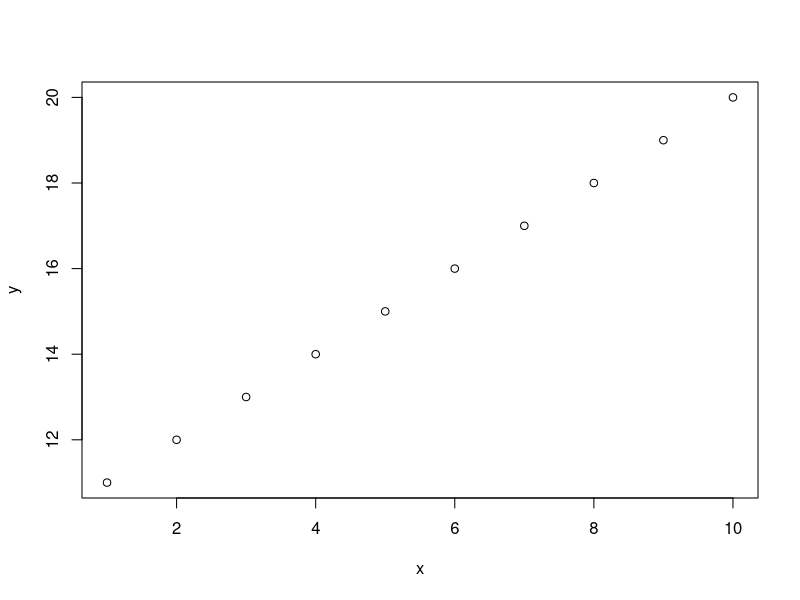
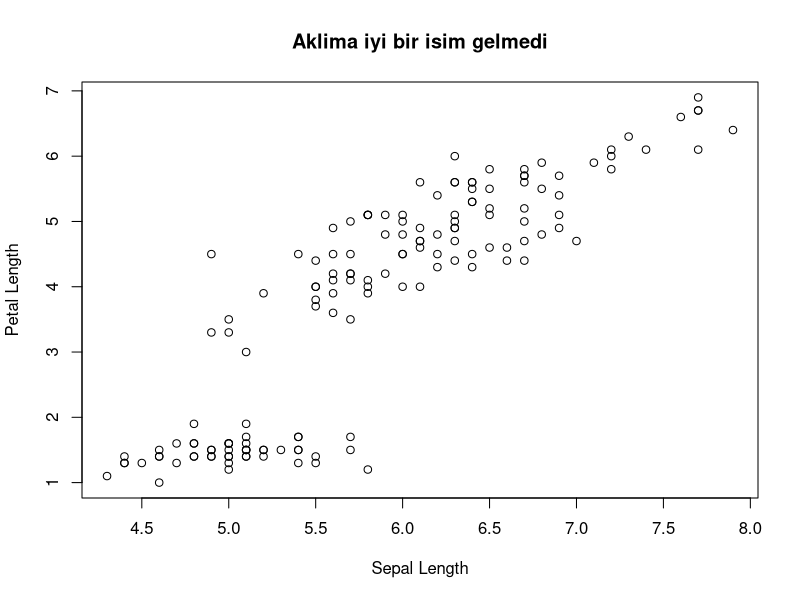
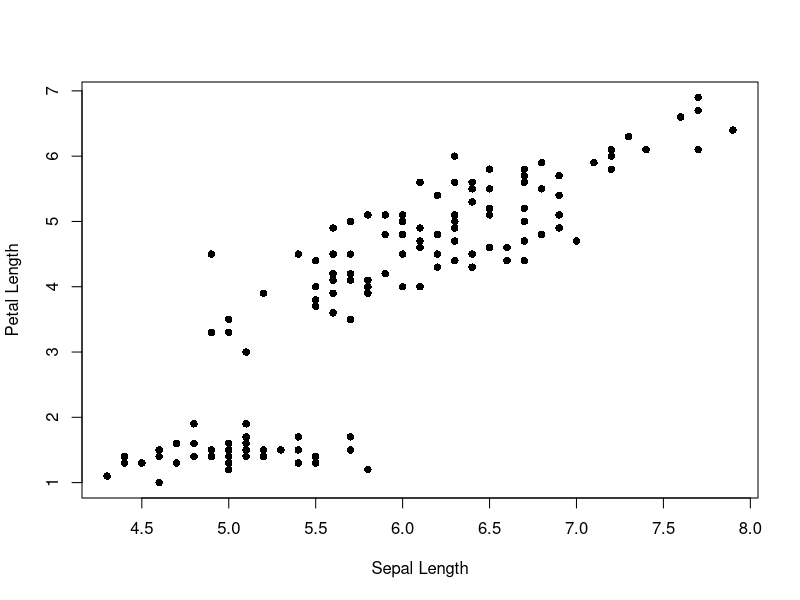
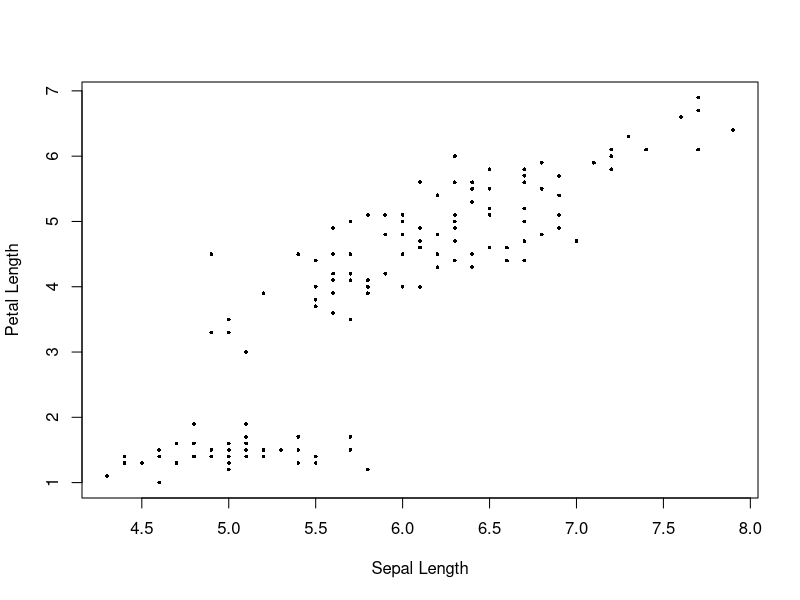
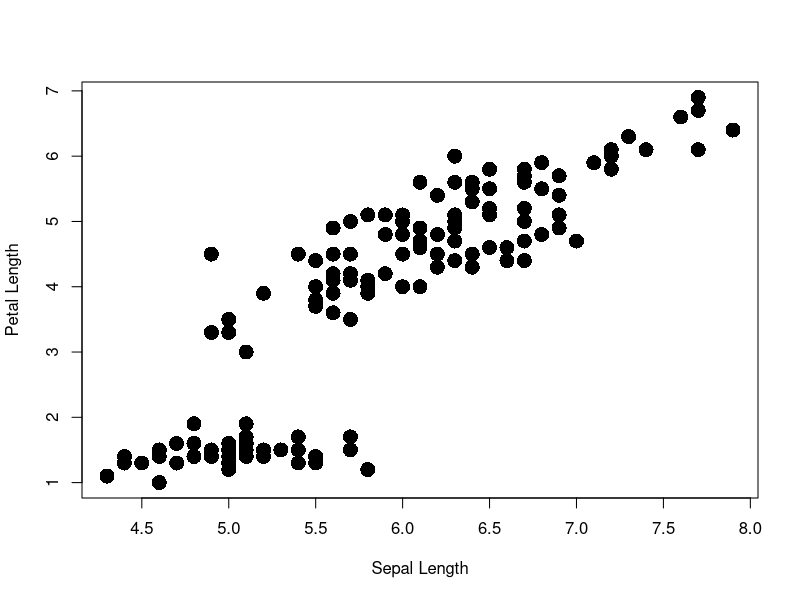
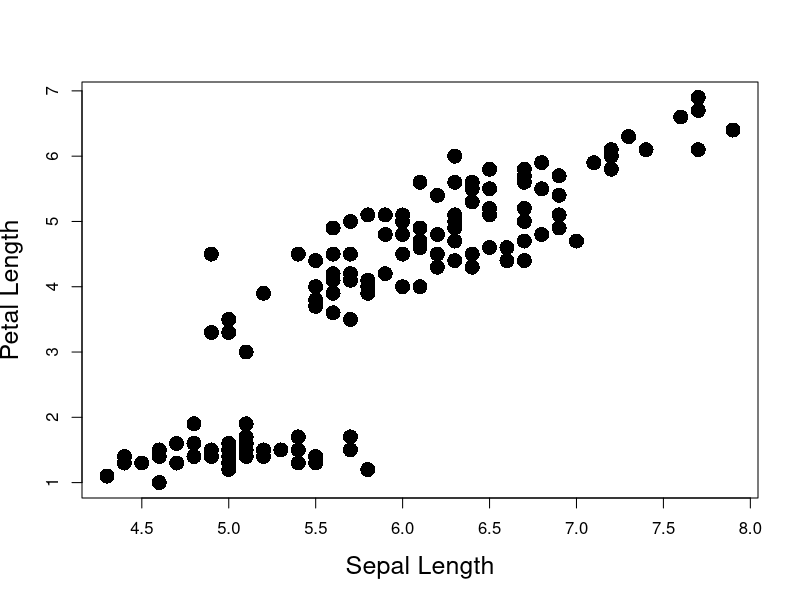
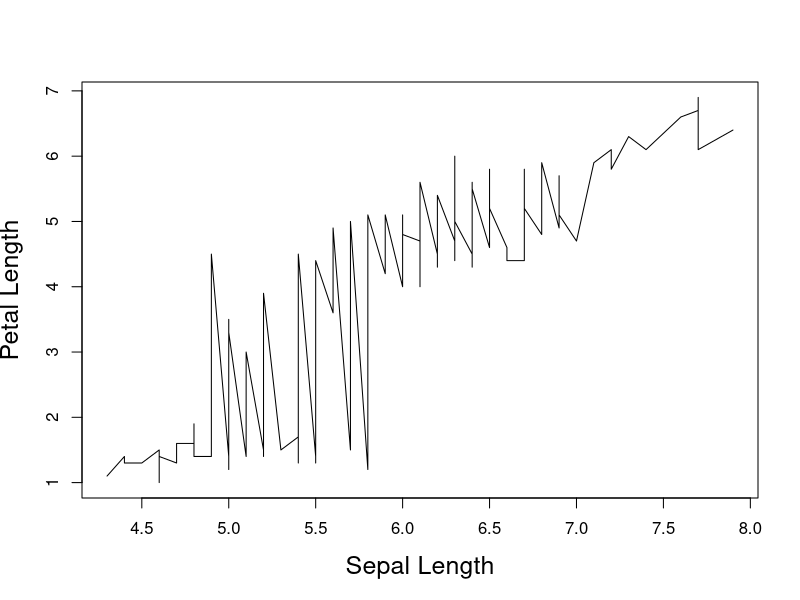
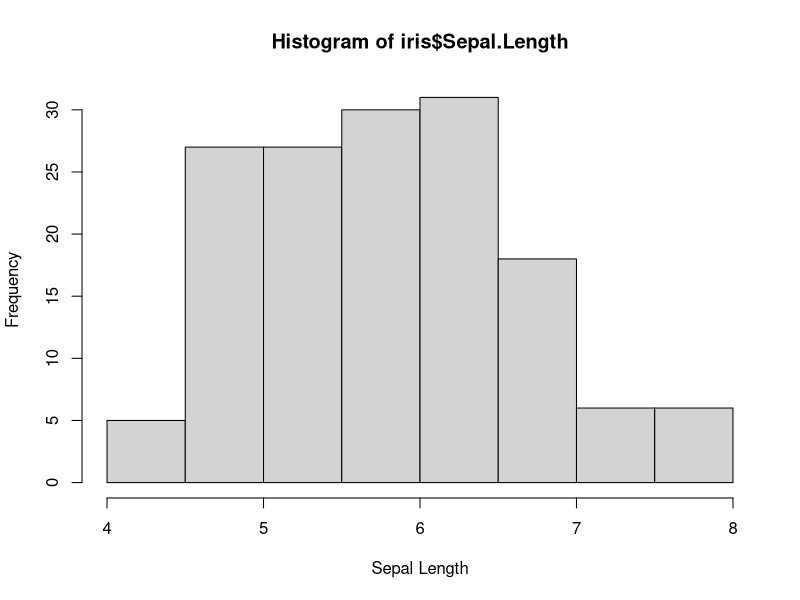

These charts were generated, in order, by the following R code:
## ---- chunk 1
2+2

7-2

4^3

9/2
## ---- chunk 2
2+5*2/3

2+(5*(2/3))
## ---- chunk 3
2<3

6>=4

(2+2)==5

9<=15 & 10>11
## ---- chunk 4
x <- 1
x
x + 4
x
## ---- chunk 5
y <- x + 4
y
x <- x + 4
x
## ---- chunk 6
x <- 6
y <- 38
y-x
x*y
y%%x
## ---- chunk 7
z <- y + x
z
## ---- chunk 8
x <- 10
y <- 3
x==y
x>y
## ---- chunk 9
x <- c(1,2,3,4,5)
x
y <- c(4,2)
y
## ---- chunk 10
x <- c(1,2,3,4,5)
x + 1
x*2
## ---- chunk 11
y <- c(1,4,3,2,5)
x==y
x>y
## ---- chunk 12
x <- c(45,3,9,99,0)
sum(x)
z <- sum(x)
z
## ---- chunk 13
prod(x)
## ---- chunk 14
mean(x)
## ---- chunk 15
help(mean)
## ---- chunk 16
?mean  # help(mean) yazmakla aynı
## ---- chunk 17
??sequence
## ---- chunk 18
x <- 1
x <- c(5,6,7,8,9,10)
## ---- chunk 19
x <- 5:10
x
## ---- chunk 20
x <- seq(from = 5, to = 10, by = 1)
x

x <- seq(from = 5, to = 6, by = 0.1)
x

## ---- chunk 21
is.vector(x)

y <- c()
is.vector(y)

z <- vector(length = 5, mode = "numeric")
z
## ---- chunk 22
x <- c(1,2,3)
y <- c(4,5)
z <- c(x,y)
z
## ---- chunk 23
z <- c(monday = 1, tuesday = 2, wednesday = 3, thursday = 4, friday = 5)
z
names(z)
## ---- chunk 24
z <- c(1,2,3,4,5)
names(z)
# Names need to be a `character` vector 
names(z) <- c("monday", "tuesday", "wednesday", "thursday", "friday") 
names(z)
## ---- chunk 25
height <- c(76, 72, 74, 74, 78)
height
## ---- chunk 26
height[1] # 1. vektörü seç
height[5] # 5. vektörü seç
height[6] # 6. element yok

## ---- chunk 27
x <- height[1]
x
y <- height[5]
y
## ---- chunk 28
height[c(1,2,3)]
height[1:3]
## ---- chunk 29
height[-1]

height[c(-1,-5)]

height_new <- height[-1]
## ---- chunk 30
temp <- c(monday = 28.1, tuesday = 28.5, wednesday = 29.0, thursday = 30.1, friday = 30.2)
temp
## ---- chunk 31
temp["wednesday"] # İsimle seçim yaparken her zaman ""  kullanın.
temp[3]

# wednesday'i " " kullanmadan seçmeye çalışın. 
# Ne oldu?

## ---- chunk 32
y <- 5:50
y
## ---- chunk 33
# Tüm vektörü mantıksal hale dönüştürür.
y <= 10

# 10'a eşit veya küçük olan tüm elementleri seç
y[y <= 10]
## ---- chunk 34
 # 10'dan küçük olan ve 5'e eşit olmayan tüm elementleri seç
y[y < 10 & y != 5]  
## ---- chunk 35
x <- c(1,2,3,4,5)
is.double(x)

y <- c(1.25, 3.755, 9.001)
is.double(y)
## ---- chunk 36
z1 <- c(1L,2L,3L,4L,5L)
is.integer(z1)
 
z2 <- as.integer(y)
is.integer(z2)
## ---- chunk 37
x <- c("İsmail and Nurbahar are the best teaching assistants")
x
length(x)
## ---- chunk 38
y <- c("İsmail", "and", "Nurbahar", "are", "best", "teaching", "assistants")
y
y[1]
y[c(3,5)]
## ---- chunk 39
x <- c(1,2,3,4,5)
y <- x<3
y

z <- c(TRUE, FALSE, T, F)
z
## ---- chunk 40
x
z
## ---- chunk 41
x <- as.character(x)
x

z <- as.character(z)
z
## ---- chunk 42
x <- c("1","-2", "3.25", "A")
x <- as.numeric(x)
x
## ---- chunk 43
y <- c(T,F,F,T,T)
y <- as.numeric(y)
y
## ---- chunk 44
x <- c(0, 0, 5, 79, 3500)
x <- as.logical(x)
x

y <- c("TRUE", "F", "1", "0", "35000")
y <- as.logical(y)
y
## ---- chunk 45
x <- c(1,2,3,4,5)
x <- factor(x)
x
## ---- chunk 46
z <- c("a", "b", "c", "d")
z <- as.factor(z)
z

z <- factor(z, levels = c("c","b","a","d"), ordered = T)
z
## ---- chunk 47
z[5] <- "a"
z[6] <- "e"
z
## ---- chunk 48
f <- c(z,x)
f
is.factor(f)
typeof(f)
## ---- chunk 49
m <- matrix(nrow = 2, ncol = 2)
m
## ---- chunk 50
m <- matrix(c(1,2,3,4), nrow = 2, ncol = 2)
m
## ---- chunk 51
m <- matrix(c(1,2,3,4), nrow = 2, ncol = 2, byrow = T)
m

is.matrix(m)
## ---- chunk 52
v1 <- c(1,2,3)
v2 <- c(4,5,6)

m <- cbind(v1, v2)
m
## ---- chunk 53
m <- rbind(v1, v2)
m

is.matrix(m)
## ---- chunk 54
names(m)

colnames(m)
rownames(m)
## ---- chunk 55
colnames(m) <- c("a", "b", "c")
m
## ---- chunk 56
m <- matrix(c(1,2,3,4), nrow = 2, ncol = 2)
m*2
## ---- chunk 57
m2 <- matrix(c(5,6,7,8), nrow = 2, ncol = 2)
m + m2
## ---- chunk 58
january <- matrix(1:31, nrow = 5, ncol = 7, byrow = T)
january
## ---- chunk 59
january[1,2] # birinci satır, ikinci sütun
january[5,4] # beşinci satır, dördüncü sütun
## ---- chunk 60
january[1,]  # tüm satırlar
january[,3]  # tüm sütunlar
## ---- chunk 61
colnames(january) <- c("monday", "tuesday", "wednesday", 
                       "thursday", "friday", "saturday", "sunday")
rownames(january) <- c("week 1", "week 2", "week 3", "week 4", "week 5")
january
## ---- chunk 62
january[,"monday"] # İsimle seçme yaparken "" işaretlerini kullanmayı unutmayın!
january[,"sunday"]
## ---- chunk 63
january["week 1",]
january["week 3", "thursday"]
## ---- chunk 64
january<15 # Tüm matriksi mantıksal hale çevirir.
## ---- chunk 65
january[january<15]
## ---- chunk 66
january[,"tuesday"]
tues <- january[,"tuesday"]
tues[tues<15]
## ---- chunk 67
x <- array(c(1,2,3), dim = 3)
x
is.vector(x)
is.array(x)
## ---- chunk 68
m <- array(c(1,2,3,4), dim = c(2,2))
m
is.array(m)
is.matrix(m)
## ---- chunk 69
a <- array(c(1,2,3,4,5,6,7,8), dim = c(2,2,2))
a
## ---- chunk 70
a[,,1]
a[1,2,]
a[1,2,2]
## ---- chunk 71
for (i in 1:5){
    print(i)
}
## ---- chunk 72
for (i in 1:2){
    print(i)
}
## ---- chunk 73
i # i şu anda workspace'de bir obje.
## ---- chunk 74
x <- 2

for (i in 1:4){
    x <- x^2
    print(x)
}
## ---- chunk 75
wizards <- c("Harry", "Hermione", "Ron")

for (i in 1:length(wizards)){
    paste("Hi,", wizards[i], sep=" ")
}
## ---- chunk 76
x <- rnorm(n = 10, mean = 1, sd = 0.5)  # Loopda kullanacağımız vektör.

outputs <- c()  # Boş bir vektör oluştur

for (i in 1:length(x)) {
  outputs[i] <- x[i] * 10
}
head(outputs)
## ---- chunk 77
x <- rnorm(n = 50, mean = 0, sd = 1)
m <- matrix(x, ncol = 5, nrow = 10)
## ---- chunk 78
m <-  matrix(1:6, nrow = 3, ncol = 2)
for (i in 1:nrow(m)) {
  for(h in 1:ncol(m)) {
    print(m[i,h])
  }
}
## ---- chunk 79
if (3 > 2) {
  print("Yes")
}
## ---- chunk 80
x <- 1:5

for (i in 1:length(x)) {
  if(x[i] > 3) {
    print(paste(x[i],"3'ten büyüktür"))
  }
  if(x[i] <= 3) {
    print(paste(x[i],"3'ten küçük ya da 3'e eşittir"))
  }
}
## ---- chunk 81
if (1 > 2) {
  print("Yes")
} else print("No")
## ---- chunk 82
if (1 > 2) {
  print("Yes")
} else {
  print("No") # Süslü parantezleri else ifadeleriyle de kullanabilirsiniz.
}  
## ---- chunk 83
tick_mean <- c(4,32,17,10,12)
tick_count <- matrix(nrow = 10, ncol = 5)
for (i in 1:5) {
  tick_count[,i] <- rpois(10, tick_mean[i])
} 
## ---- chunk 84
# fonksiyon tanımlayın, f
f <- function(x, y) {
  x + y
}

# f fonksiyonunu çağırın
f(x = 1, y = 3)
## ---- chunk 85
f

# Fonksiyonu f() olarak çağırmayı deneyin. Ne hata aldınız?
## ---- chunk 86
body(f)
## ---- chunk 87
formals(f)
## ---- chunk 88
environment(f)

# Sum fonksiyonunda bu üç bileşene bakmaya çalışın. Ne görüyorsunuz?
## ---- chunk 89
nurbahar <- 2  # fonksiyon dışında oluşturulan obje

g <- function() {
     bilgecan <- 1 # fonksiyon içinde oluşturulan obje
    c(nurbahar, bilgecan) 
}

g()
## ---- chunk 90
f1 <- function(a, b) {
    x <- a + b 
    y <- (a + b)^2
    z <- a/b
}

f1(1, 2)  # sonuç yok.
## ---- chunk 91
f2 <- function(a, b) {
    x <- a + b 
    y <- (a + b)^2
    z <- a/b
    return(c(x, y, z))
}

f3 <- function(a, b) {
    x <- a + b 
    y <- (a + b)^2
    z <- a/b
    c(x, y, z) # return(c(x, y, z)) yazmakla aynı
}

# x, y, ve z'yi veriyor.
f2(1, 2)  
f3(1, 2)
## ---- chunk 92

params <- c(5, 25)
params

f3 <- function(p){
    alpha <- p[1]
    beta <- p[2]
    alpha * beta
}

f3(params)
## ---- chunk 93
subtract <- function(a = 5, b = 2){
    return(a - b)
}

subtract()
subtract(5, 6)
## ---- chunk 94
iris
## ---- chunk 95
head(iris)
is.data.frame(iris)
## ---- chunk 96
iris[1,3]
head(iris[,4])
tail(iris[,"Species"])
## ---- chunk 97
head(iris$Petal.Width)
head(iris[,4])
## ---- chunk 98
d <- data.frame(x = c(5.6, 2.45, 7.09), y = c("a","b","c"), z = c(1,2,3))
d
str(d)
## ---- chunk 99
d <- data.frame(x = c(5.6, 2.45, 7.09), y = c("a","b","c"), z = c(1,2,3), 
                stringsAsFactors = F)
str(d)
## ---- chunk 100
d$t <- as.factor(c(10,20,30))
d
str(d)
## ---- chunk 101
d1 <- data.frame(x = c(5.6, 2.45, 7.09), y = c("a","b","c"), 
                 stringsAsFactors = F)
d2 <- data.frame(z = c(1,2,3), t = as.factor(c(10,20,30)))
d3 <- cbind(d1,d2)
str(d3)
## ---- chunk 102
# İki veri setini satırlarla birleştirirken sütun isimleri birbirine eş olmalı!
# Bir önceki slayttan d1 ve d2'yi birleştirmeyi deneyin. Ne hata alıyorsunuz?

d2 <- data.frame(x = c(1,2,3), y = as.factor(c(10,20,30)))
d4 <- rbind(d1,d2)

# Zorla güzellik olmayacağını hatırlayın.
str(d4)
## ---- chunk 103
getwd()
## ---- chunk 104
d <- data.frame(x = c(5.6, 2.45, 7.09), y = c("a","b","c"), z = as.factor(c(1,2,3)))
l <- list(x = c(5.6, 2.45, 7.09), y = c("a","b","c"), z = as.factor(c(1,2,3)))
l
typeof(l)
typeof(d)
## ---- chunk 105
# Bir veri setine sütun ekleme ile benzer
l$d <- d
l[2:4]
## ---- chunk 106
# Listception
l$l <- l
l[4:5]
## ---- chunk 107
l[1]
str(l[1])
## ---- chunk 108
l[[1]]
str(l[[1]])
## ---- chunk 109
names(l)
## ---- chunk 110
names(l)[1] <- "new name"
names(l)[1]
names(l[1])
## ---- chunk 111
names(l[[1]])
names(l[[1]])[1] <- "a"
l[1]
## ---- chunk 112
l$x
l$y
## ---- chunk 113
d <- data.frame(x = c(5.6, 2.45, 7.09), 
                y = c("a","b","c"), 
                z = as.factor(c(1,2,3)))
l <- list(x = c(5.6, 2.45, 7.09), 
          y = c("a","b","c"), 
          z = as.factor(c(1,2,3)))
l2 <- list(a = c(5:10), b = c(500:600))
l$d <- d
l$l2 <- l2
## ---- chunk 114
iris

## ---- chunk 115
library(tibble)
iris <- as_tibble(iris)
iris

## ---- chunk 116
library(tibble)
df_tibble <- tibble(`İsim` = "İsmail",
                    `000` = "numara",)
df_tibble
df_normal <- data.frame(`İsim` = "İsmail",
                        `000` = "numara")
df_normal
## ---- chunk 117

blue.hill <- read.csv("BlueHill.csv")
head(blue.hill)

## ---- chunk 118

library(readr) 
blue.hill <- read_csv("BlueHill.csv")

## ---- chunk 119

blue.hill <- read.csv("BlueHill.csv")

## ---- chunk 120
x <- 1:10
y <- 11:20
plot(x, y)
## ---- chunk 121
iris <- iris[order(iris$Sepal.Length),]
x <- iris$Sepal.Length
y <- iris$Petal.Length
plot(x, y, 
     xlab = "Sepal Length", 
     ylab = "Petal Length", 
     main = "Aklima iyi bir isim gelmedi")
## ---- chunk 122
plot(x, y, xlab = "Sepal Length", ylab = "Petal Length", pch = 16)
## ---- chunk 123
plot(x, y, xlab = "Sepal Length", ylab = "Petal Length", pch = 16, cex = 0.5)
## ---- chunk 124
plot(x, y, xlab = "Sepal Length", ylab = "Petal Length", pch = 16, cex = 2)
## ---- chunk 125
plot(x, 
     y, 
     xlab = "Sepal Length", 
     ylab = "Petal Length", 
     pch = 16, 
     cex = 2, 
     cex.lab = 1.5)
## ---- chunk 126
plot(x, 
     y, 
     xlab = "Sepal Length", 
     ylab = "Petal Length", 
     pch = 16, 
     cex = 2, 
     cex.lab = 1.5,
     type = "l")
## ---- chunk 127
hist(iris$Sepal.Length, xlab = "Sepal Length")
## ---- chunk 128
hist(iris$Sepal.Length, xlab = "Sepal Length", breaks = 5)
## ---- chunk 129
plot(density(iris$Sepal.Length), xlab = "Sepal Length", main = "")
## ---- chunk 130
hist(iris$Sepal.Length, xlab = "Sepal Length", probability = T, col = "grey")
lines(density(iris$Sepal.Length), col =  "red", lwd = 2)
## ---- chunk 131
boxplot(iris$Sepal.Length, iris$Petal.Length, names = c("Sepal Length", "Petal Length"))
## ---- chunk 132
par(mfrow = c(2,2))

plot(x, y, xlab = "Sepal Length", ylab = "Petal Length", pch = 16, cex = 0.5)

hist(x, xlab = "Sepal Length", probability = T, col = "grey", main = "")
lines(density(x), col =  "red", lwd = 2)

hist(y, xlab = "Petal Length", probability = T, col = "grey", main = "")
lines(density(y), col =  "red", lwd = 2)

boxplot(x, y, names = c("Sepal Length", "Petal Length"))
## ---- chunk 133
par(mfrow = c(2,2)) # mfcol() da kullanabilirsiniz.

par(mar = c(5,4,1,1)) # varsayılan değerler c(5, 4, 4, 2)
plot(x, y, xlab = "Sepal Length", ylab = "Petal Length", 
     pch = 16, 
     cex = 0.5) 

par(mar = c(5,4,1,1))
hist(x, xlab = "Sepal Length", probability = T, 
     col = "grey", 
     main = "")
lines(density(x), col =  "red", lwd = 2)

hist(y, xlab = "Petal Length", probability = T, col = "grey", main = "")
lines(density(y), col =  "red", lwd = 2)

boxplot(x, y, names = c("Sepal Length", "Petal Length"))
## ---- chunk 134
`+`(2,3)
`*`(10,10)
`[`(x,1)
`[`
